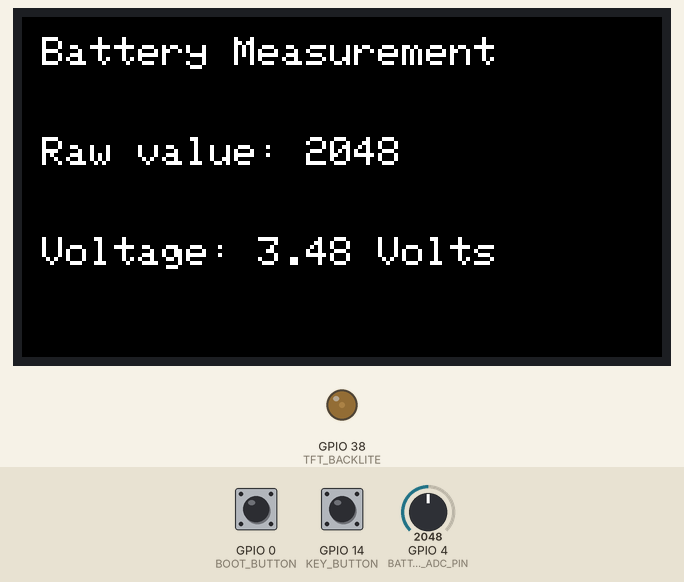
A sketch run on a simulated ESP32-S3. On the bench: 320×170 colour display, output pins drawn as LEDs (lit = HIGH). Inputs (shaded band) come from the test bench; at power-on: GPIO 4 (BATTERY_VOLTAGE_ADC_PIN) = 2048, GPIO 0 (BOOT_BUTTON) HIGH, GPIO 14 (KEY_BUTTON) HIGH (analog values on the 0–4095 scale). Pins used as bus, display or sensor lines are not drawn; what the sketch prints to the serial monitor is not drawn.

Above: at 2.4 s.
2.5 s: GPIO 4 (BATTERY_VOLTAGE_ADC_PIN) set to 2866
At 4.6 s:
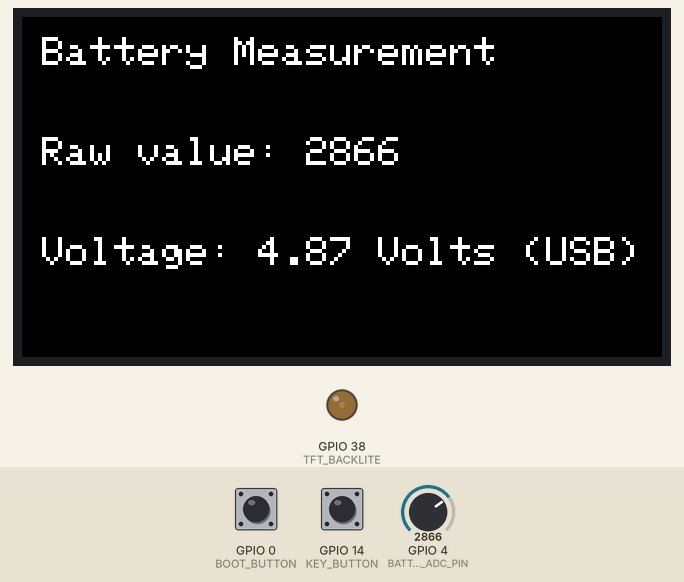
5.5 s: GPIO 4 (BATTERY_VOLTAGE_ADC_PIN) set to 2047
At 7.7 s:
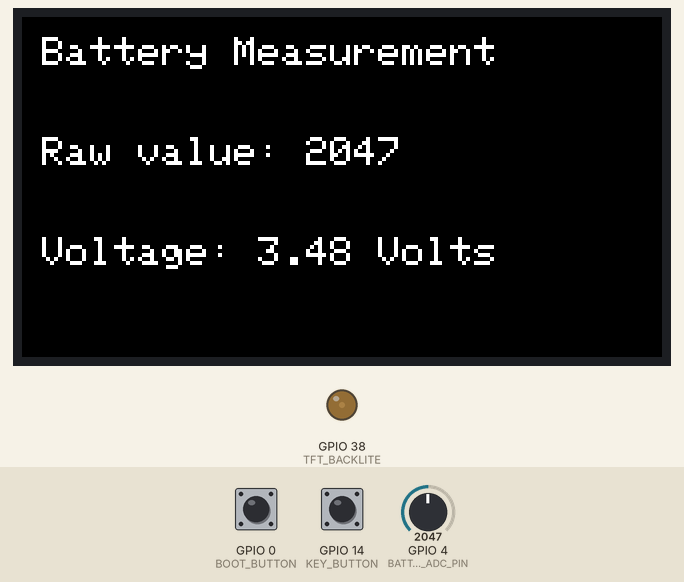
8.0 s: GPIO 0 (BOOT_BUTTON) pulled LOW for 0.15 s
At 8.9 s:
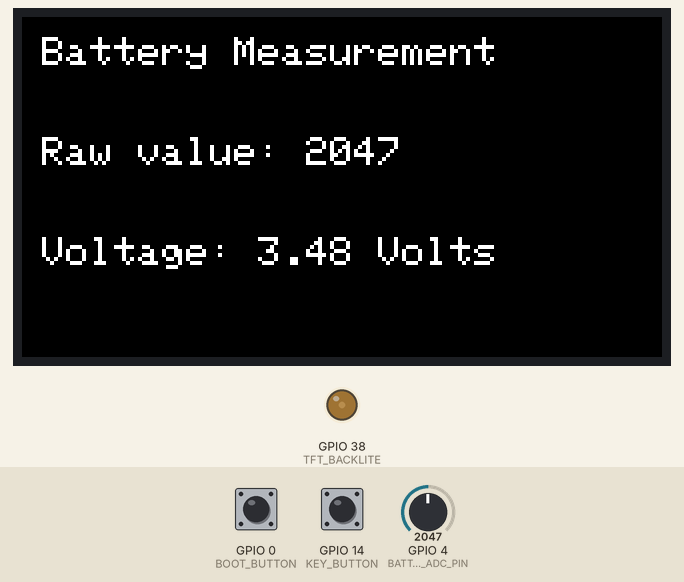
9.6 s: GPIO 0 (BOOT_BUTTON) pulled LOW for 1 s
At 11.3 s:
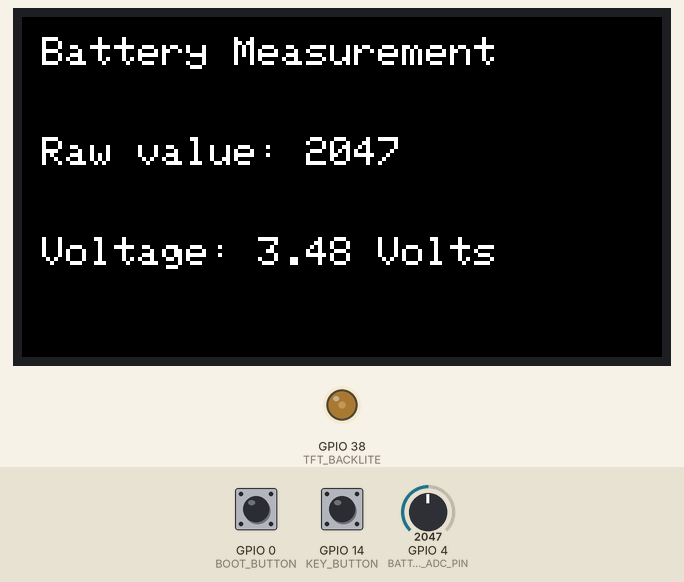
12.1 s: GPIO 4 (BATTERY_VOLTAGE_ADC_PIN) set to 2505
At 13.8 s:
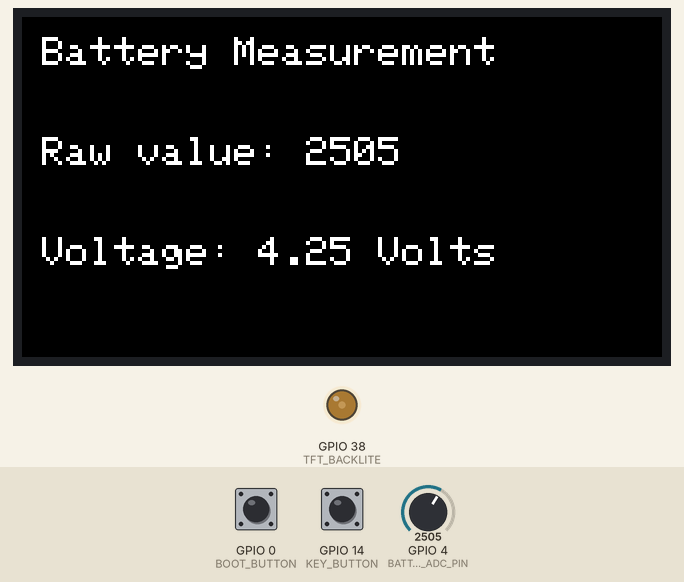
14.2 s: GPIO 4 (BATTERY_VOLTAGE_ADC_PIN) set to 2591
At 15.2 s:
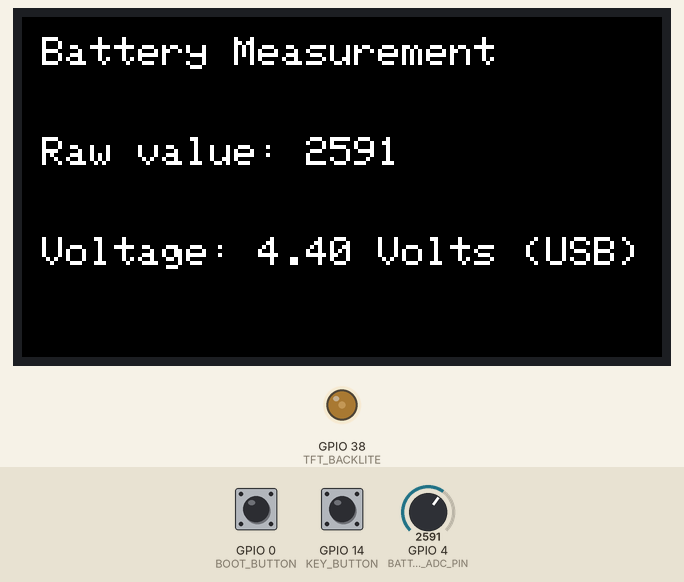
Timing chart, 0 to 17.2 s (numbered marks = the images above; inputs shaded):
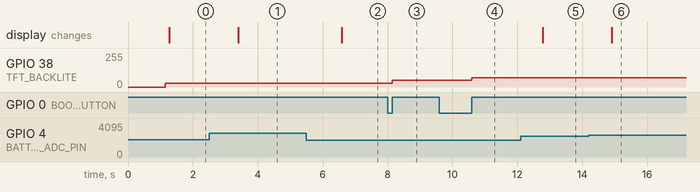

Measured:
- the behaviour switches between 2531 and 2532 on GPIO 4 (BATTERY_VOLTAGE_ADC_PIN) (found by bisection; images 5 and 6)
- after the input at 2.5 s, the display: changes after 0.90 s (image 1)
- after the input at 5.5 s, the display: changes after 1.1 s (image 2)
- after the input at 8.0 s, GPIO 38 (TFT_BACKLITE): 30/255 → 50/255 after 0.15 s
- after the input at 9.6 s, GPIO 38 (TFT_BACKLITE): 50/255 → 70/255 after 1.0 s
- after the input at 12.1 s, the display: changes after 0.69 s (image 5)
- after the input at 14.2 s, the display: changes after 0.72 s (image 6)

The sketch:

Esp32_S3_ST7789_1_9_BatteryMeasurement_v01.ino
```cpp
/*
  This sketch will measure the battery voltage of a battery connected by the battery
  connector. The measured raw value on the ADC and calculated voltage are displayed
  on the ST7789 TFT display with 170 x 320 px.

*/

/*
  Version Management
18.05.2026 V01 Initial programming
*/

#include <Arduino.h>
#include "SPI.h"
#include <TFT_eSPI.h>
TFT_eSPI tft = TFT_eSPI();

#define DISPLAY_HEIGHT 170
#define DISPLAY_WIDTH 320
#define DISPLAY_X_OFFSET 0
#define DISPLAY_Y_OFFSET 0
#define DISPLAY_BRIGHTNESS 30
#define TFT_BACKLITE 38

#define TFT_POWER 15

#define BOOT_BUTTON 0
#define KEY_BUTTON 14

const uint16_t DISPLAY_BACKGROUND_COLOR = TFT_BLACK;  // background

int16_t displayBrightness = DISPLAY_BRIGHTNESS;

// -----------------------------------------------------------------------
// Battery Management

#define BATTERY_VOLTAGE_ADC_PIN 4

#define BATTERY_VOLTAGE_DIVIDER 588.8
//#define BATTERY_VOLTAGE_DIVIDER 500.1
const uint8_t READ_SAMPLES = 20;
uint16_t batteryVoltageRaw = 1;
float batteryVoltage = 1.23;
const long BATTERY_MEASUREMENT_INTERVAL = 1000;  // each second
long lastBatteryMeasurementMillis = 0;

// ----------------------------------------------------------------

void setup() {
  Serial.begin(115200);
  delay(1000);
  Serial.println("ESP32-S3 for TFT ST7789 1,9 in 170 x 320 pixels Battery Voltage Measurement V01");

  // Init buttons
  pinMode(BOOT_BUTTON, INPUT_PULLUP);
  pinMode(KEY_BUTTON, INPUT_PULLUP);

  // When the device is powered by USB the display is set ON by default,
  // but when powering the device by a battery you need to set the pin to HIGH
  // or the display stays dark
  pinMode(TFT_POWER, OUTPUT);
  digitalWrite(TFT_POWER, HIGH);

  // initial setup of display unit
  tft.init();  // initialise the display unit

  pinMode(TFT_BACKLITE, OUTPUT);
  analogWrite(TFT_BACKLITE, displayBrightness);

  tft.setRotation(1);  // 3 = terminal left side, 2 = USB Top, 1 = terminal right side
  tft.fillScreen(DISPLAY_BACKGROUND_COLOR);

  tft.println("Test");


}

void readBatteryVoltage() {
  pinMode(BATTERY_VOLTAGE_ADC_PIN, INPUT);
  analogReadResolution(12);  //Use 12 bits which would give range of 0 to 4095
  analogSetAttenuation(ADC_11db);  // this is the default value
  float measures = 0;
  for (uint8_t i = 0; i < READ_SAMPLES; i++) {
    measures += analogRead(BATTERY_VOLTAGE_ADC_PIN);
  }
  batteryVoltageRaw = measures / READ_SAMPLES;
  batteryVoltage = batteryVoltageRaw / BATTERY_VOLTAGE_DIVIDER;
}

void displayData() {
  tft.fillScreen(DISPLAY_BACKGROUND_COLOR);
  tft.setTextSize(2);
  tft.setTextColor(TFT_WHITE);
  tft.setCursor(10, 10);
  tft.print("Battery Measurement");
  tft.setCursor(10, 60);
  tft.printf("Raw value: %d", batteryVoltageRaw);
  tft.setCursor(10, 110);
  if (batteryVoltage > 4.3) {
    tft.printf("Voltage: %4.2f Volts (USB)", batteryVoltage);
  } else {
    tft.printf("Voltage: %4.2f Volts", batteryVoltage);
  }
}

void loop() {

  // Handle buttons in loop()
  if (digitalRead(KEY_BUTTON) == LOW) {  // Push button pressed
    // Key debounce handling
    while (digitalRead(KEY_BUTTON) == LOW) {
      delay(50);
    }
    // decrease brightness
    displayBrightness = displayBrightness - 20;
    if (displayBrightness < 20) {
      displayBrightness = 10;
    }
    analogWrite(TFT_BACKLITE, displayBrightness);
  }
  // increase brightness
  if (digitalRead(BOOT_BUTTON) == LOW) {  // Push button pressed
    // Key debounce handling
    while (digitalRead(BOOT_BUTTON) == LOW) {
      delay(50);
    }
    // increase brightness
    displayBrightness = displayBrightness + 20;
    if (displayBrightness > 230) {
      displayBrightness = 230;
    }
    analogWrite(TFT_BACKLITE, displayBrightness);
  }

  if (millis() - lastBatteryMeasurementMillis > BATTERY_MEASUREMENT_INTERVAL) {
    readBatteryVoltage();
    displayData();
    Serial.printf("Battery Voltage Raw: %d = %4.2f Volts\n", batteryVoltageRaw, batteryVoltage);
    lastBatteryMeasurementMillis = millis();
  }
}
```
